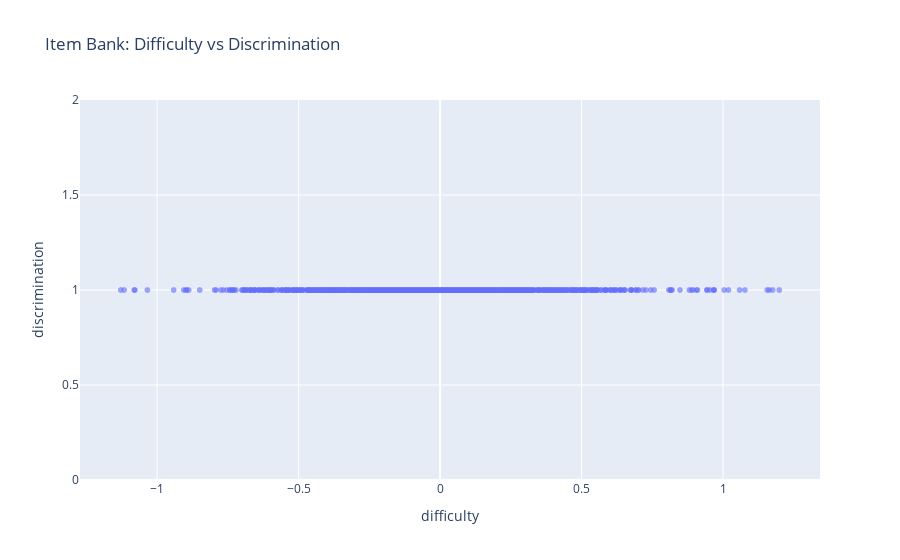

Write notebook code for a chart like this one.
### Markdown cell above
## Cell 12: Item Difficulty vs Discrimination

### Code cell
fig = px.scatter(
    item_params_df,
    x='difficulty',
    y='discrimination',
    color='drift_flag' if 'drift_flag' in item_params_df.columns else None,
    title='Item Bank: Difficulty vs Discrimination',
    opacity=0.6
)
fig.show()

### Figure 1 — Plotly figure (JSON) as saved in the notebook; plotly's stock layout.template omitted (floating-point values rounded to 4 significant figures; data arrays with more than 128 entries replaced by an {"elided": "..."} marker saying what was removed)
{"data": [{"hovertemplate": "difficulty=%{x}<br>discrimination=%{y}<extra></extra>", "legendgroup": "", "marker": {"color": "#636efa", "opacity": 0.6, "symbol": "circle"}, "mode": "markers", "name": "", "showlegend": false, "type": "scattergl", "x": {"elided": "1835 float values"}, "xaxis": "x", "y": {"elided": "1835 float values"}, "yaxis": "y"}], "layout": {"legend": {"tracegroupgap": 0}, "title": {"text": "Item Bank: Difficulty vs Discrimination"}, "xaxis": {"anchor": "y", "domain": [0, 1], "title": {"text": "difficulty"}}, "yaxis": {"anchor": "x", "domain": [0, 1], "title": {"text": "discrimination"}}}}
